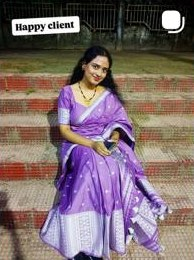
#> input picture source-images/brand/client-1.jpg, 194 x 260 px
$ python -i process-images.py   (imports and definitions only)   (older library calls are emulated)
#> lines starting #> are read from the running program, lines starting #| are printed output that depends on the picture
#!/usr/bin/env python3
"""ND Attire image pipeline.

    source-images/{products,brand}/*.jpg
      -> clean overlays (OCR text + Instagram icon corner, inpaint or crop fallback)
      -> Real-ESRGAN x4plus upscale (CPU, ncnn)
      -> light sharpen, contrast/vibrance lift, subtle warm grade
      -> subject-aware 4:5 crop
      -> scripts/output/processed/<group>/<slug>.png  (+ manifest.json)
    then `node scripts/export-images.mjs` writes AVIF/WebP into public/images
    and blur placeholders into src/data/image-meta.json, and a review sheet.

If `source-images/originals/<slug>.*` exists, it is used instead and the
cleaning + upscaling steps are skipped (client originals are always preferred).

Usage:
    python scripts/process-images.py            # everything
    python scripts/process-images.py hp-sky     # only these slugs

Environment notes: the brief asked for EasyOCR + LaMa (IOPaint). Their model
weights download from GitHub/HuggingFace, which may be blocked. This script uses
models that ship inside PyPI wheels instead:
  * text detection: RapidOCR (PP-OCRv4 ONNX, bundled)
  * inpainting:     OpenCV xphoto Frequency Selective Reconstruction
  * upscaling:      Real-ESRGAN x4plus weights from `realesrgan-ncnn-py`, run
                    on CPU through pyncnn (see esrgan_cpu.py)
If IOPaint can run (`iopaint` on PATH and its LaMa weights cached), it is used
for inpainting automatically.
"""
from __future__ import annotations

import json
import shutil
import subprocess
import sys
import tempfile
from pathlib import Path

import cv2
import numpy as np

ROOT = Path(__file__).resolve().parent.parent
SRC = ROOT / "source-images"
OUT = ROOT / "scripts" / "output"
PROCESSED = OUT / "processed"
sys.path.insert(0, str(Path(__file__).resolve().parent))

ASPECT = 4 / 5  # width / height
DILATE_PX = 6

# Per-image decisions made after reviewing scripts/output/review.html.
#   trim:  [top, right, bottom, left] fraction of the source to discard first
#          (strips of a neighbouring Instagram tile, banners, etc.)
#   mode:  "inpaint" | "crop" — force a cleaning strategy
#   focus: [x, y] 0..1 preferred crop centre when saliency gets it wrong
#   keep_corner: don't mask the top-right icon corner (no icon there)
#   extra_mask: [[x0, y0, x1, y1], ...] fractions to clean that OCR missed
OVERRIDES: dict[str, dict] = {}
OVERRIDES_FILE = Path(__file__).resolve().parent / "image-overrides.json"
if OVERRIDES_FILE.exists():
    OVERRIDES = json.loads(OVERRIDES_FILE.read_text())
#> (reads scripts/image-overrides.json from the repository)
#> further down, picture is the input picture: shape (260, 194, 3); mean B, G, R 109.8, 108.4, 126.8


# --------------------------------------------------------------------------- #
# detection
# --------------------------------------------------------------------------- #
_ocr = None


# [94 lines left out: functions detect_text_mask, corner_mask, texture_score, inpaint, best_clean_window, not called in this run]


# --------------------------------------------------------------------------- #
# grading + crop
# --------------------------------------------------------------------------- #
def grade(bgr: np.ndarray) -> np.ndarray:
    img = bgr.astype(np.float32) / 255.0
    # light unsharp mask
    blur = cv2.GaussianBlur(img, (0, 0), 1.4)
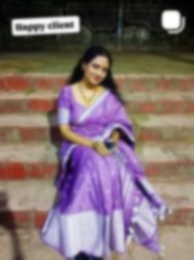
#> blur: shape (260, 194, 3) float32; mean B, G, R 0.431, 0.425, 0.497
    img = np.clip(img + 0.35 * (img - blur), 0, 1)
    # gentle contrast (S-curve around mid grey)
    img = np.clip(0.5 + (img - 0.5) * 1.05, 0, 1)
    # vibrance: lift saturation of muted pixels only, cap so fabric stays true
    hsv = cv2.cvtColor((img * 255).astype(np.uint8), cv2.COLOR_BGR2HSV).astype(np.float32)
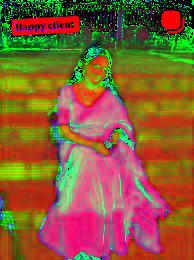
#> hsv: shape (260, 194, 3) float32; mean B, G, R 53.4, 92.1, 135.8
    s = hsv[..., 1] / 255.0
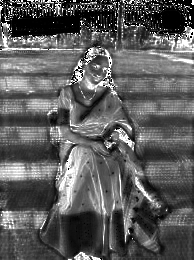
#> s: shape (260, 194) float32; min 0, max 1, mean 0.361
    s = s + 0.08 * (1 - s) * s
    hsv[..., 1] = np.clip(s * 255, 0, 255)
    img = cv2.cvtColor(hsv.astype(np.uint8), cv2.COLOR_HSV2BGR).astype(np.float32) / 255.0
    # subtle warm grade (shared across the catalogue for consistency)
    img[..., 2] *= 1.012
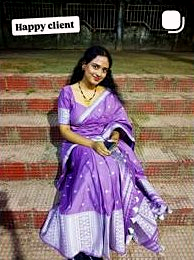
#> img: shape (260, 194, 3) float32; mean B, G, R 0.42, 0.415, 0.5; drawn with min black and max white
    img[..., 0] *= 0.988
    return (np.clip(img, 0, 1) * 255).round().astype(np.uint8)


# [113 lines left out: functions crop_4x5, process, main, not called in this run]


# [2 lines not run here, left out]

>>> import cv2
>>> picture = cv2.imread('../source-images/brand/client-1.jpg')
>>> result = grade(picture)
